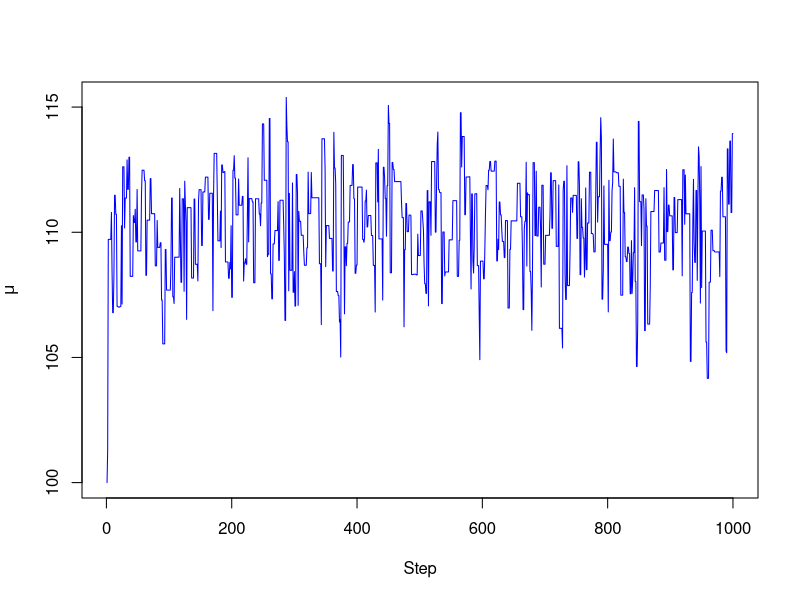
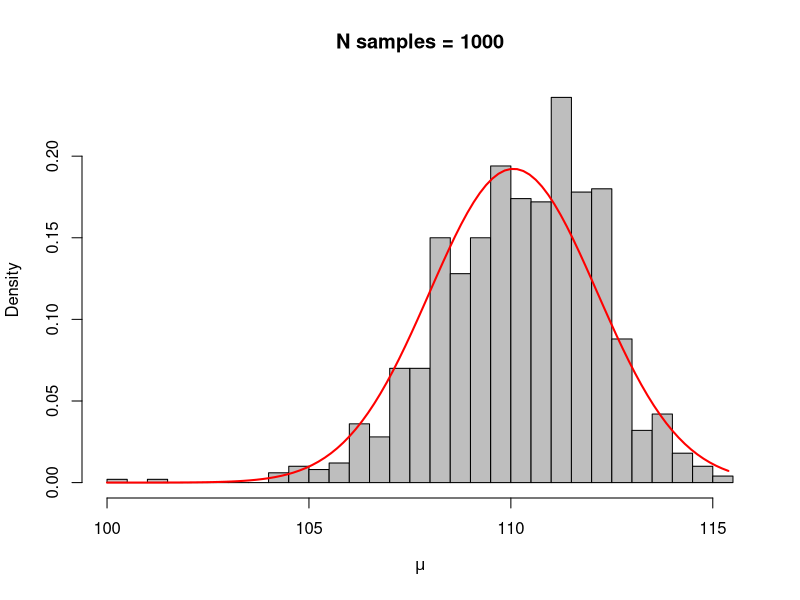

The R script that drew these images, in order:

# Example of the Metropolis algorithm 
# Estimating the mean of a normal distribution with known variance (15^2)
# and a normal(mu_prior, sigma_prior) prior distribution on the mean

#### FUNCTIONS ----

metropolis_iq <- function(y, prior_mean, prior_sd, proposal_sd = 5, n_samples = 1000, start = 100){
  # metropolis algorithm for estimating the mean of a normal distribution
  # with a known variance (15 like iq tests) and a normal prior distribution on the mean
  
  samples = rep(NA, n_samples) # create a vector to store our samples
  current_mu = start # set the current value of mu to the starting value (set by user)
  
  for (i in 1:n_samples){ # do the samples
    
    samples[i] = current_mu # store the current value of mu
    
    proposed_mu = rnorm(n = 1, mean = current_mu, sd = proposal_sd) # sample a proposed value of mu
    # the proposal distribution is itself normal and is centered on the current value with a modifyable
    # standard deviation (which determines how much the chain can move around)
    
    # calculate the posterior probabilities for the current and proposed value of mu
    # we do things on the log scale to minimize problems due to rounding
    f_current = dnorm(x = current_mu, mean = prior_mean, sd = prior_sd, log = T) + sum(dnorm(x = y, mean = current_mu, sd = 15, log = T))
    f_proposed = dnorm(x = proposed_mu, mean = prior_mean, sd = prior_sd, log = T) + sum(dnorm(x = y, mean = proposed_mu, sd = 15, log = T))
    
    # take the ratio and thus the probability of accepting the proposed move
    # as we are working on the log scale we subtract rather then divide
    p_accept = exp(min(f_proposed - f_current, 0)) # same as min(f_proposed/f_current, 1) on natural scale
    
    if (runif(n = 1, min = 0, max = 1) < p_accept){
      # if the random uniform value is smaller than p_accept set the proposed mu 
      # to the current mu for the next step
      current_mu = proposed_mu
    }
  }
  # return the vector of sampled values of mu
  return(samples)
}

posterior_quantities <- function(y, prior_mean, prior_sd, known_sd = 15){
  # for a normal likelihood with a known variance and normal prior on the mean
  # the posterior distribution is also normal
  # this function returns the mean and sd of the posterior distribution
  # for comparison with the results of the metropolis algorithm
  
  # details on the derivation can be found here: https://mcs.utm.utoronto.ca/~nosedal/sta313/sta313-normal-mean.pdf
  ybar = mean(y)
  n = length(y)
  
  prior_prec = 1/prior_sd^2
  lik_prec = n/known_sd^2
  
  post_prec = prior_prec + lik_prec
  post_sd = sqrt(1/post_prec)
  
  post_mu = prior_mean*(prior_prec/post_prec) + ybar*(lik_prec/post_prec)
  
  return(c(post_mu, post_sd))
}


#### MODIFY FROM HERE ----

N = 50 # number of observations in the group
mu_real = 110 # the 'true' mean

set.seed(123)
Y = rnorm(N, mu_real, 15) # data
prior_m = 100
prior_sd = 10

# run the algorithm
samples = metropolis_iq(y = Y, # data
                        # set the first 2 arguments above
                        prior_mean = prior_m, # prior mean on the unknown mean (mu) we are trying to estimate
                        prior_sd = prior_sd, # prior standard deviation on mu
                        proposal_sd = 5, # standard deviation of the proposal distribution
                        n_samples = 1000, # number of samples from the posterior that we want
                        start = 100) # starting value for mu

# plot the steps in the chain
plot(samples, xlab = "Step", ylab = bquote(mu), type="l", col="blue")

# plot the histogram
hist(samples, xlab = bquote(mu), main = paste0("N samples = ", length(samples)), col = "grey", breaks = 30, probability = T)

# calculate the exact form of the posterior to compare to the samples
post = posterior_quantities(y = Y, prior_mean = prior_m, prior_sd = prior_sd)
curve(dnorm(x, mean = post[1], sd = post[2]), from = min(samples), to = max(samples), col = "red", lwd = 2, add = T)

post[1]
mean(samples)
post[2]
sd(samples)
